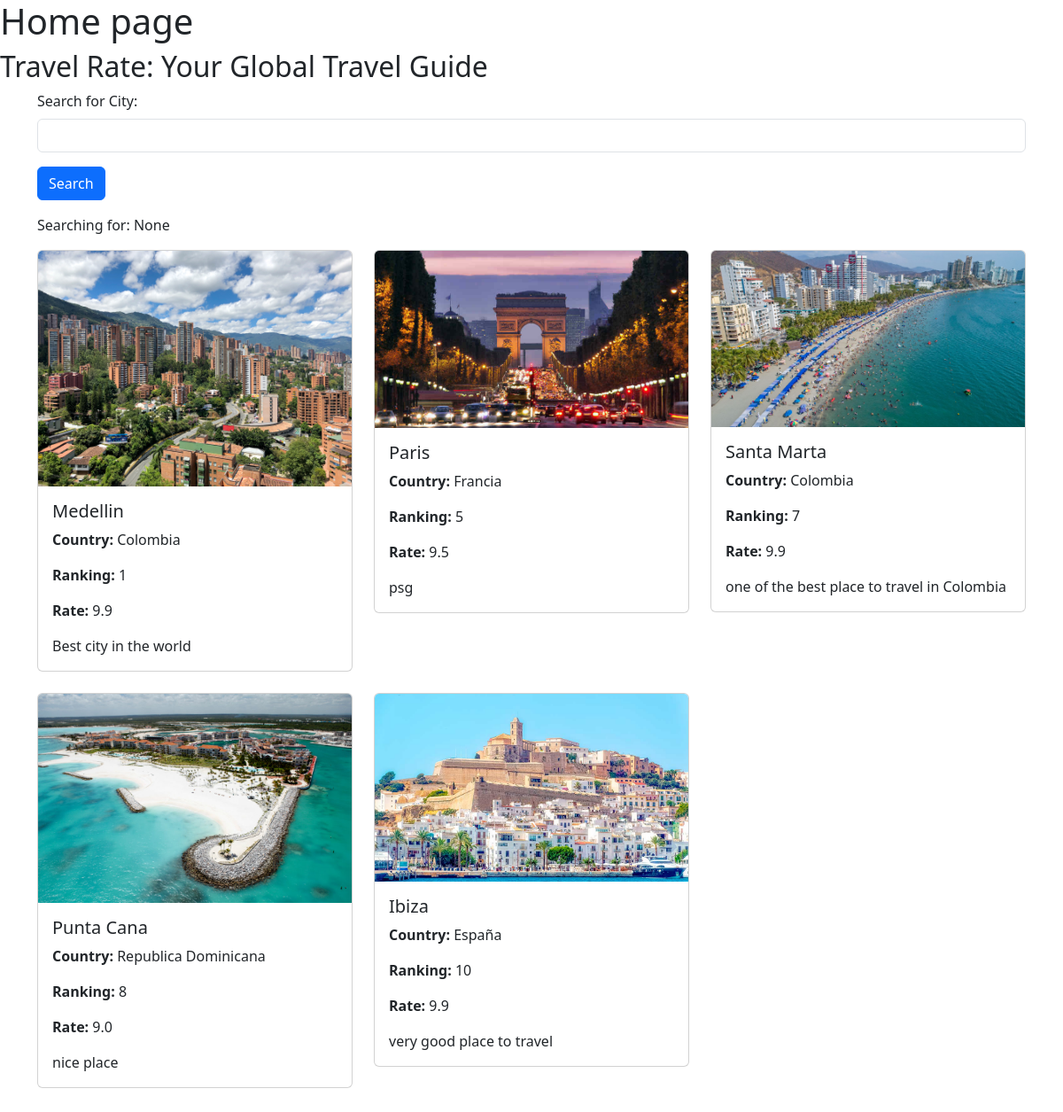
Before: / with the older database file.
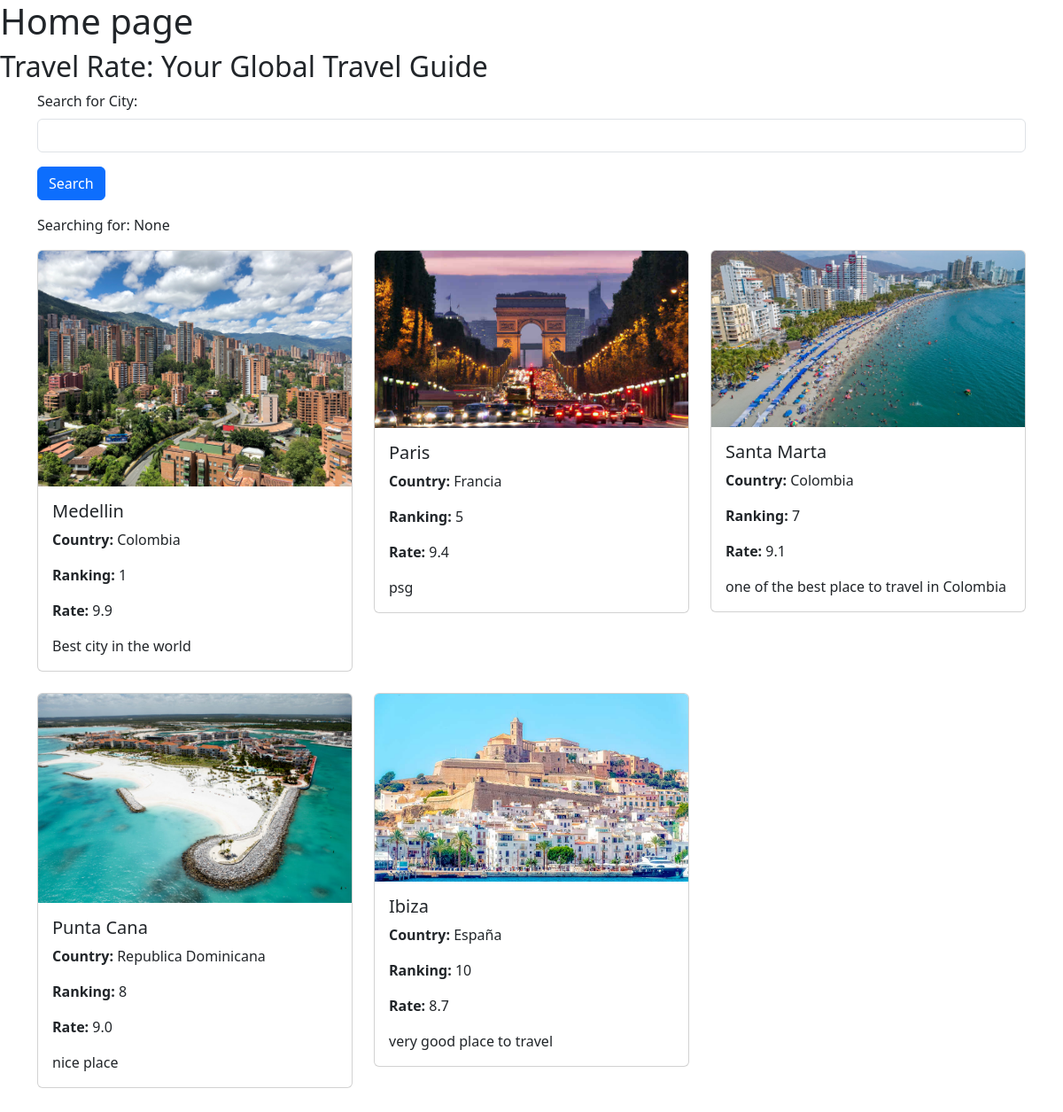
After: the same page with the newer database file.
### city/models.py (models this page shows, shortened)
class City(models.Model):
    name = models.CharField(max_length=100)
    country = models.CharField(max_length=100)
    ranking = models.PositiveIntegerField()
    rate = models.DecimalField(max_digits=2, decimal_places=1)
    description = models.CharField(max_length=500)
    image = models.ImageField(upload_to='city/images/')

### city/views.py (the view)
# urls.py: 2. Add a URL to urlpatterns:  path('', views.home, name='home')
def home(request):
    searchTerm=request.GET.get('searchCity')
    if searchTerm:
        cities = City.objects.filter(name__icontains=searchTerm)
    else:
        cities=City.objects.all()
    cities = cities.order_by('ranking')
    return render(request, 'home.html', {'searchTerm': searchTerm, 'cities': cities})

### city/templates/home.html (shortened to what this page needs)
<h1>Home page</h1>
<h2>Travel Rate: Your Global Travel Guide</h2>
<head>
    <link href="https://cdn.jsdelivr.net/npm/bootstrap@5.3.3/dist/css/bootstrap.min.css" rel="stylesheet">
</head>
<div class="container">
    <form action="">
      <div class="mb-3">
        <label for="searchCity" class="form-label">
          Search for City:
        </label>
        <input type="text" class="form-control" name="searchCity"/>
      </div>
      <button type="submit" class="btn btn-primary">Search</button>
    </form>
    <p>Searching for: {{ searchTerm }}</p>
    <div class="row row-cols-1 row-cols-md-3 g-4">
      {% for city in cities %}
        <div v-for="city in cities" class="col">
          <div class="card">
            <img class="card-img-top" src="{{ city.image.url }}" />
            <div class="card-body">
                <h5 class="card-title">{{ city.name }}</h5>
                <p class="card-text"><strong>Country:</strong> {{ city.country }}</p>
                <p class="card-text"><strong>Ranking:</strong> {{ city.ranking }}</p>
                <p class="card-text"><strong>Rate:</strong> {{ city.rate }}</p>
                <p class="card-text">{{ city.description }}</p>
            </div>
          </div>
        </div>
      {% endfor %}
    </div>
    <br />
    <br />
  </div>

Changed rows visible on the page:
changed City "Paris": rate "9.5" → "9.4"
changed City "Santa Marta": rate "9.9" → "9.1"
changed City "Ibiza": rate "9.9" → "8.7"
